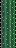

Tiled map render using the project's own tile images. Description and the whole map definition, tile-layer contents included, below:
An orthogonal 1x3 tile map with 16x16 px tiles, 2 tile layers (Tile Layer 1, Tile Layer 2), 2 tilesets.

<map version="1.10" tiledversion="1.11.2" orientation="orthogonal" renderorder="right-down" width="1" height="3" tilewidth="16" tileheight="16" infinite="0" nextlayerid="3" nextobjectid="1">
 <tileset firstgid="1" source="Blocks.tsx" />
 <tileset firstgid="65" source="../Blocks.tsx" />
 <layer id="1" name="Tile Layer 1" width="1" height="3">
  <data encoding="csv">
17,
17,
17
</data>
 </layer>
 <layer id="2" name="Tile Layer 2" width="1" height="3">
  <data encoding="csv">
0,
0,
0
</data>
 </layer>
</map>
